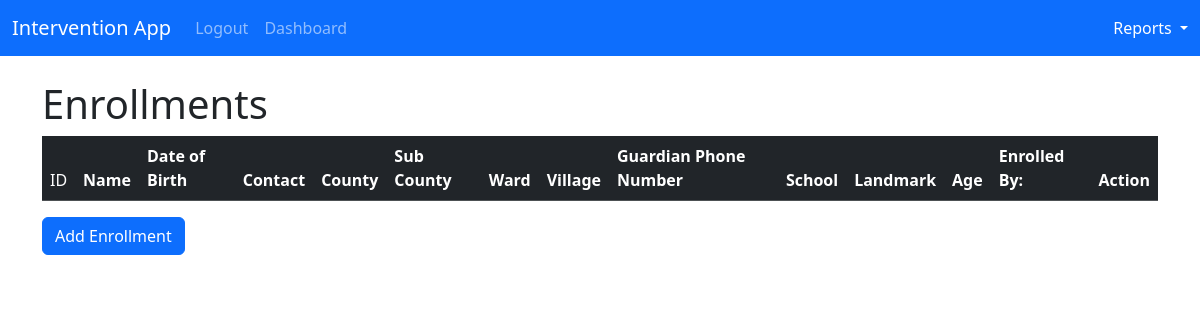
The app's page / (signed in), older data.
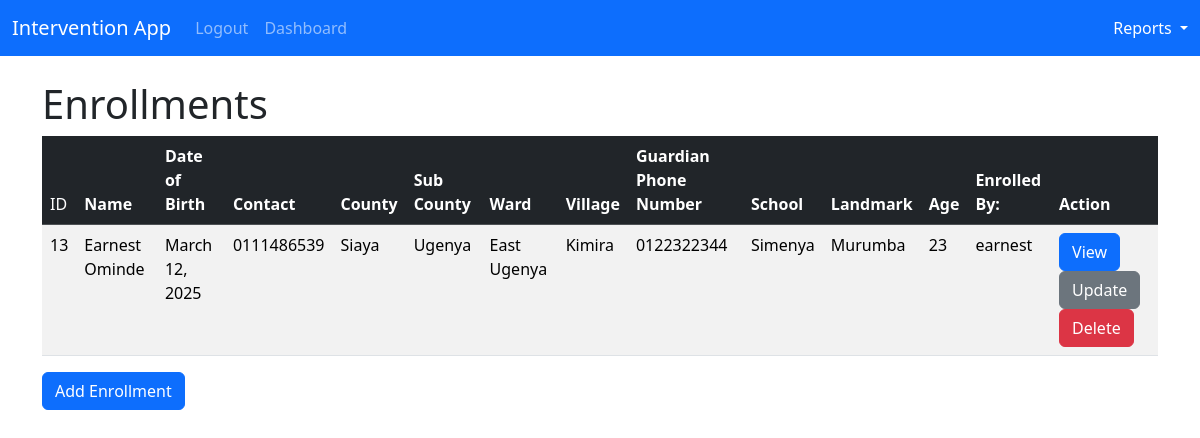
The same page, newer data.
### intervention_app/models.py (models this page shows, shortened)
class Enrollment(models.Model):
    name = models.CharField(max_length=100)
    date_of_birth = models.DateField()
    contact_phone = models.CharField(max_length=12)
    county = models.CharField(max_length=100)
    sub_county = models.CharField(max_length=100)
    ward = models.CharField(max_length=100)
    village = models.CharField(max_length=100)
    guadian_phone_number = models.CharField(max_length=12)
    school= models.CharField(max_length=100)
    landmark= models.CharField(max_length=100)
    age = models.IntegerField()
    user = models.ForeignKey(User, on_delete=models.CASCADE)

### intervention_app/views.py (the view)
# urls.py: path('', views.home, name='home'),
def home(request):
    enrollments = Enrollment.objects.all()
    if request.method == "POST":
        username = request.POST['username']
        password = request.POST['password']
        user = authenticate(request, username=username, password=password)
        if user is not None:
            login(request, user)
            messages.success(request, "You have successfully Logged In!")
            return redirect('home')
        else:
            messages.success(request, "Username or password is incorrect, please try again!")
            return redirect('home')
    else:
        return render(request, 'home.html', {'enrollments': enrollments})

### intervention_app/templates/home.html (shortened to what this page needs)
{% extends 'base.html' %} {% block content %} {% if user.is_authenticated %}
<h1>Enrollments</h1>
<table class="table table-striped">
  <thead class="table-dark">
    <tr>
      <td scope="col">ID</th>
      <th scope="col">Name</th>
      <th scope="col">Date of Birth</th>
      <th scope="col">Contact</th>
      <th scope="col">County</th>
      <th scope="col">Sub County</th>
      <th scope="col">Ward</th>
      <th scope="col">Village</th>
      <th scope="col">Guardian Phone Number</th>
      <th scope="col">School</th>
      <th scope="col">Landmark</th>
      <th scope="col">Age</th>
      <th scope="col">Enrolled By:</th>
      <th scope="col">Action</th>
    </tr>
  </thead>
  <tbody>
    {% if enrollments %} {% for enrollment in enrollments %}
    <tr>
      <td scope="row">{{enrollment.id}}</td>
      <td>{{enrollment.name}}</td>
      <td>{{enrollment.date_of_birth}}</td>
      <td>{{enrollment.contact_phone}}</td>
      <td>{{enrollment.county}}</td>
      <td>{{enrollment.sub_county}}</td>
      <td>{{enrollment.ward}}</td>
      <td>{{enrollment.village}}</td>
      <td>{{enrollment.guadian_phone_number}}</td>
      <td>{{enrollment.school}}</td>
      <td>{{enrollment.landmark}}</td>
      <td>{{enrollment.age}}</td>
      <td>{{enrollment.user}}</td>
      <td><a href="{%url 'ayp_enrollment_record' enrollment.id%}" class="btn btn-primary">View</a><a
        href="{%url 'update_ayp_enrollment_record' enrollment.id%}"
        class="btn btn-secondary"
        >Update</a
      >
      <a
        href="{%url 'delete_ayp_enrollment_record' enrollment.id%}"
        class="btn btn-danger"
        >Delete</a
      >
    </tr>
    {% endfor %} {% endif %}
  </tbody>
</table>
<a href="{% url 'add_enrollment' %}" class="btn btn-primary">Add Enrollment</a>
{% endif %} {% endblock %}

Row changes from the older to the newer data that the page shows:
added Enrollment: id "13", name "Earnest Ominde", date_of_birth "March 12, 2025", contact_phone "0111486539", county "Siaya", sub_county "Ugenya", ward "East Ugenya", village "Kimira", guadian_phone_number "0122322344", school "Simenya", landmark "Murumba", age "23", user "earnest"
